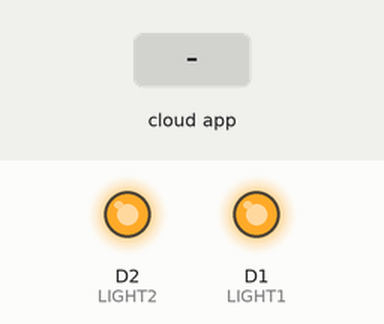
A program run on a simulated ESP8266 (NodeMCU). Shown: output pins drawn as LEDs (lit = HIGH). The test bench sets the inputs (shaded band). WiFi joins after 1.5 s; servers stay silent unless stated; what the program prints to the serial monitor is not drawn.

Above: at 2.7 s.
2.8 s: the phone or cloud app sets DEVICE_ID_LIGHT1 to 0
At 3.1 s:
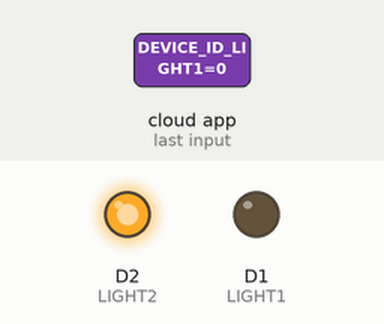
4.3 s: the phone or cloud app sets DEVICE_ID_LIGHT2 to 0
At 5.5 s:
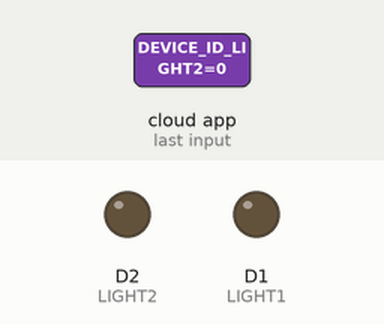
5.8 s: the phone or cloud app sets DEVICE_ID_LIGHT1 to 1
At 6.6 s:
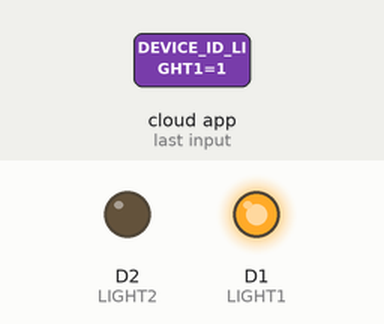
7.3 s: the phone or cloud app sets DEVICE_ID_LIGHT2 to 1
At 7.7 s:
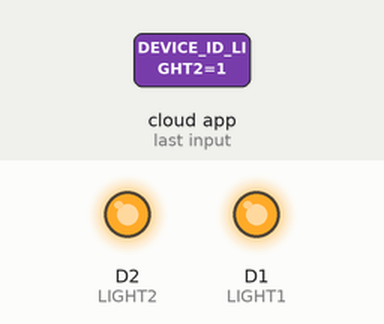
Timing chart, 0 to 9.8 s (numbered marks = the images above; inputs shaded):
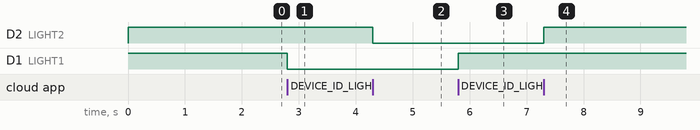

Measured:
- after the input at 2.8 s, D1 (LIGHT1): HIGH → LOW at once
- after the input at 4.3 s, D2 (LIGHT2): HIGH → LOW at once
- after the input at 5.8 s, D1 (LIGHT1): LOW → HIGH at once
- after the input at 7.3 s, D2 (LIGHT2): LOW → HIGH at once

The program:

main.cpp
```cpp
/*
===========================================================
Project: Hand-Gesture-Home-Automation (Sinric Pro)
Author: Devansh Upadhyay

  Description:
  This program connects an ESP8266 (NodeMCU) to WiFi and allows
  controlling two relays using the Sinric Pro platform.

  You can control the devices using:
  - Sinric Pro mobile app
  - Alexa or Google Assistant

  Setup steps:
  1. Create an account on Sinric Pro
  2. Add two switch devices
  3. Copy the APP_KEY, APP_SECRET, and DEVICE IDs
  4. Replace the values below with your credentials
  5. Upload the code to ESP8266
  6. Connect relays to D1 and D2
  ===========================================================
*/

#include <Arduino.h>
#include <ESP8266WiFi.h>
#include <SinricPro.h>
#include <SinricProSwitch.h>

// WiFi credentials
#define WIFI_SSID "YOUR_WIFI_NAME"
#define WIFI_PASS "YOUR_WIFI_PASSWORD"

// Sinric Pro credentials
#define APP_KEY "YOUR_APP_KEY"
#define APP_SECRET "YOUR_APP_SECRET"

// Device IDs from Sinric Pro dashboard
#define DEVICE_ID_1 "DEVICE_ID_LIGHT1"
#define DEVICE_ID_2 "DEVICE_ID_LIGHT2"

// Relay pins
#define LIGHT1 D1
#define LIGHT2 D2

// This function is called whenever a device state is changed from the app
bool onPowerState(const String &deviceId, bool &state) {

  if (deviceId == DEVICE_ID_1) {
    digitalWrite(LIGHT1, state ? HIGH : LOW);
    Serial.println(state ? "Light 1 turned ON" : "Light 1 turned OFF");
  }

  if (deviceId == DEVICE_ID_2) {
    digitalWrite(LIGHT2, state ? HIGH : LOW);
    Serial.println(state ? "Light 2 turned ON" : "Light 2 turned OFF");
  }

  return true;
}

// Connect to WiFi network
void setupWiFi() {
  Serial.print("Connecting to WiFi");

  WiFi.begin(WIFI_SSID, WIFI_PASS);

  while (WiFi.status() != WL_CONNECTED) {
    delay(500);
    Serial.print(".");
  }

  Serial.println();
  Serial.println("WiFi connected");
  Serial.print("IP address: ");
  Serial.println(WiFi.localIP());
}

// Initialize Sinric Pro and attach callbacks
void setupSinricPro() {

  SinricProSwitch &light1 = SinricPro[DEVICE_ID_1];
  SinricProSwitch &light2 = SinricPro[DEVICE_ID_2];

  light1.onPowerState(onPowerState);
  light2.onPowerState(onPowerState);

  SinricPro.begin(APP_KEY, APP_SECRET);
}

// Runs once when the board starts
void setup() {
  Serial.begin(115200);

  pinMode(LIGHT1, OUTPUT);
  pinMode(LIGHT2, OUTPUT);

  // Set default state (OFF for most relay modules)
  digitalWrite(LIGHT1, HIGH);
  digitalWrite(LIGHT2, HIGH);

  setupWiFi();
  setupSinricPro();
}

// Runs continuously
void loop() {
  SinricPro.handle();
}

/*
  Note:
  Some relay modules are active LOW.
  That means:
    HIGH = OFF
    LOW  = ON

  If your relay behaves opposite, swap HIGH and LOW.
*/
```
